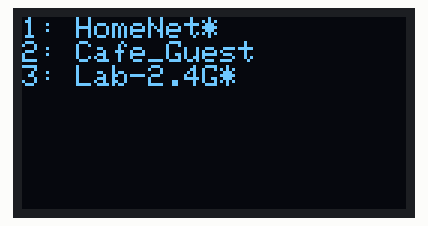
A sketch run on a simulated ESP32. Shown: 128×64 one-colour display. A WiFi scan finds three made-up networks; what the sketch prints to the serial monitor is not drawn.

Above: at 4.3 s.

The sketch:

esp32_wifi.ino
```cpp
/*
 *  This sketch demonstrates how to scan WiFi networks.
 *  The API is almost the same as with the WiFi Shield library,
 *  the most obvious difference being the different file you need to include:
 */
#include "WiFi.h"
#include <SPI.h>
#include <Wire.h>
#include <Adafruit_GFX.h>
#include <Adafruit_SSD1306.h>

#define min(a,b) ((a)<(b)?(a):(b))

#define OLED_RESET 3
Adafruit_SSD1306 display(OLED_RESET);

//#define OLED_SDA 5
//#define OLED_SCL 4
//#define OLED_DC 2
//#define OLED_CS 12
//#define OLED_RESET 3
//Adafruit_SSD1306 display(OLED_SDA, OLED_SCL, OLED_DC, OLED_RESET, OLED_CS);


#define YPOS 1
#define DELTAY 2

#if (SSD1306_LCDHEIGHT != 64)
#error("Height incorrect, please fix Adafruit_SSD1306.h!");
#endif

void setup()
{
    Serial.begin(115200);
/**/
  // by default, we'll generate the high voltage from the 3.3v line internally! (neat!)
  display.begin(SSD1306_SWITCHCAPVCC, 0x3c);  // initialize with the I2C addr 0x3D (for the 128x64)
  // init done

  // Show image buffer on the display hardware.
  // Since the buffer is intialized with an Adafruit splashscreen
  // internally, this will display the splashscreen.
  //display.display();
  //delay(2000);

  // Clear the buffer.
  display.clearDisplay();
/**/
    // Set WiFi to station mode and disconnect from an AP if it was previously connected
    WiFi.mode(WIFI_STA);
    WiFi.disconnect();
    delay(100);
/**/
    Serial.println("Setup done");
/**/
}

void loop()
{
/**/
    Serial.println("scan start");
    //display.println("scan start");
    display.display();
    delay(2000);

    // Clear the buffer.
    display.clearDisplay();

    display.setTextSize(1);
    display.setTextColor(WHITE);
    display.setCursor(0,0);

    // WiFi.scanNetworks will return the number of networks found
    int n = WiFi.scanNetworks();
    Serial.println("scan done");
    if (n == 0) {
        Serial.println("no networks found");
        display.println("no networks found");
    } else {
        Serial.print(n);
        Serial.println(" networks found");
        for (int i = 0; i < n; ++i) {
            // Print SSID and RSSI for each network found
            Serial.print(i + 1);
            Serial.print(": ");
            Serial.print(WiFi.SSID(i));
            Serial.print(" (");
            Serial.print(WiFi.RSSI(i));
            Serial.print(")");
            Serial.println((WiFi.encryptionType(i) == WIFI_AUTH_OPEN)?" ":"*");

            display.print(i + 1);
            display.print(": ");
            display.print(WiFi.SSID(i));
            //display.print(" (");
            //display.print(WiFi.RSSI(i));
            //display.print(")");
            display.println((WiFi.encryptionType(i) == WIFI_AUTH_OPEN)?" ":"*");

            delay(10);
        }
    }
    Serial.println("");

    // Wait a bit before scanning again
    //delay(5000);
/**/
}

void testscrolltext(void) {
  display.setTextSize(2);
  display.setTextColor(WHITE);
  display.setCursor(10,0);
  display.clearDisplay();
  display.println("scroll");
  display.display();
  delay(1);

  display.startscrollright(0x00, 0x0F);
  delay(2000);
  display.stopscroll();
  delay(1000);
  display.startscrollleft(0x00, 0x0F);
  delay(2000);
  display.stopscroll();
  delay(1000);
  display.startscrolldiagright(0x00, 0x07);
  delay(2000);
  display.startscrolldiagleft(0x00, 0x07);
  delay(2000);
  display.stopscroll();
}
```
